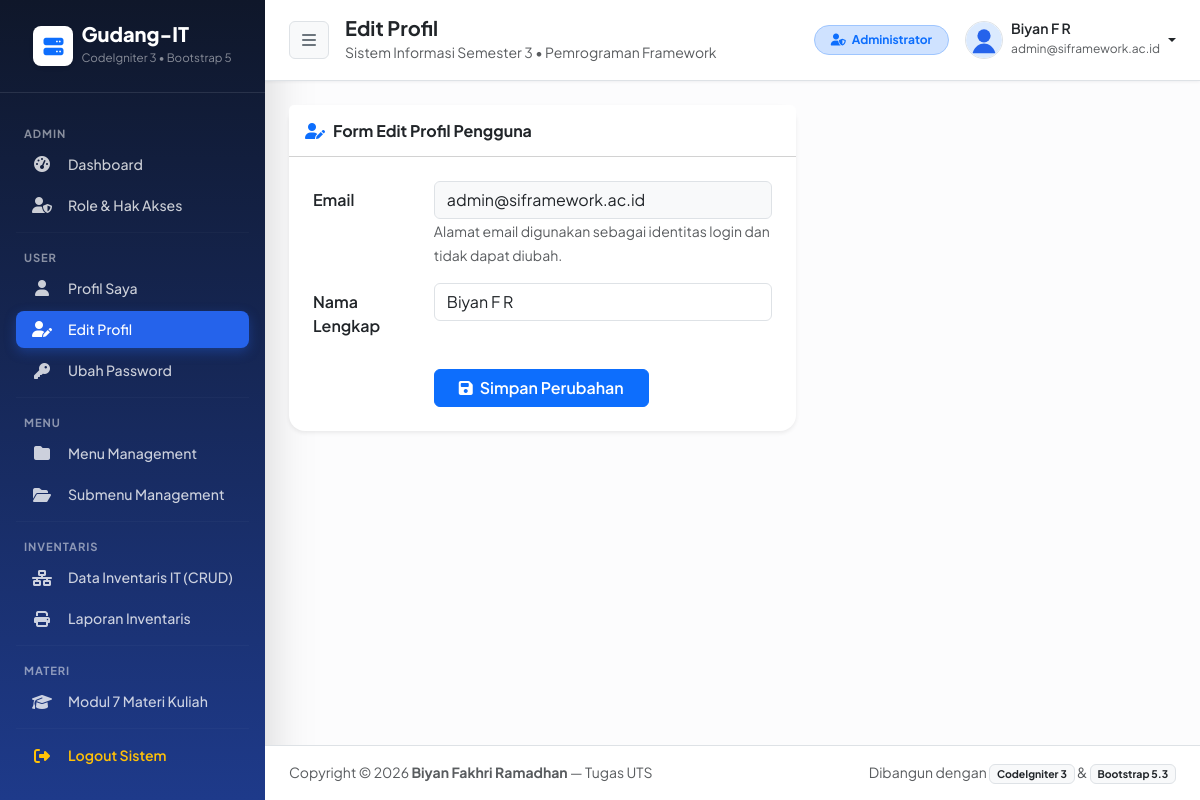
Screenshot of /index.php/user/edit (signed in) with the database file from the repository.
### tables this page shows
CREATE TABLE `user_menu` (
  `id` int(11) NOT NULL AUTO_INCREMENT,
  `menu` varchar(128) NOT NULL,
  PRIMARY KEY (`id`)
);

CREATE TABLE `user_sub_menu` (
  `id` int(11) NOT NULL AUTO_INCREMENT,
  `menu_id` int(11) NOT NULL,
  `title` varchar(128) NOT NULL,
  `url` varchar(128) NOT NULL,
  `icon` varchar(128) NOT NULL,
  `is_active` int(1) NOT NULL DEFAULT 1,
  PRIMARY KEY (`id`),
  KEY `menu_id` (`menu_id`)
);

CREATE TABLE `user` (
  `id` int(11) NOT NULL AUTO_INCREMENT,
  `name` varchar(128) NOT NULL,
  `email` varchar(128) NOT NULL,
  `image` varchar(128) NOT NULL DEFAULT 'default.svg',
  `password` varchar(256) NOT NULL,
  `role_id` int(11) NOT NULL,
  `is_active` int(1) NOT NULL DEFAULT 1,
  `date_created` int(11) NOT NULL,
  PRIMARY KEY (`id`),
  UNIQUE KEY `email` (`email`)
);

### application/controllers/User.php (called while the page is built, shortened)
<?php
class User extends CI_Controller
{
    public function __construct()
    {
        is_logged_in();
    }
    public function edit()
    {
        $data['title'] = 'Edit Profil';
        $data['user'] = $this->db->get_where('user', ['email' => $this->session->userdata('email')])->row_array();
        $this->form_validation->set_rules('name', 'Nama Lengkap', 'required|trim');
        if ($this->form_validation->run() == false) {
            $this->load->view('templates/header', $data);
            $this->load->view('templates/sidebar', $data);
            $this->load->view('templates/topbar', $data);
            $this->load->view('user/edit', $data);
            $this->load->view('templates/footer');
        }
    }
}

### index.php (called while the page is built, shortened)
<?php
require_once BASEPATH . 'core/CodeIgniter.php';

### application/helpers/wpu_helper.php (called while the page is built, shortened)
<?php
function is_logged_in()
{
    $ci = get_instance();
    if (!$ci->session->userdata('email')) {
        redirect('auth');
    } else {
        $menu = ucfirst(strtolower((string)$ci->uri->segment(1)));
        $queryMenu = $ci->db->get_where('user_menu', ['menu' => $menu])->row_array();
    }
}

### application/views/user/edit.php (the view, shortened to what this page needs)
<div class="row">
    <div class="col-lg-7">
        <div class="card border-0 shadow-sm rounded-4">
            <div class="card-header bg-white py-3">
                <h6 class="m-0 fw-bold text-dark"><i class="fas fa-user-edit text-primary me-2"></i>Form Edit Profil Pengguna</h6>
            </div>
            <div class="card-body p-4">
                <form action="<?= base_url('user/edit'); ?>" method="post">
                    <div class="mb-3 row">
                        <label for="email" class="col-sm-3 col-form-label fw-semibold small">Email</label>
                        <div class="col-sm-9">
                            <input type="text" class="form-control bg-light" id="email" name="email" value="<?= $user['email']; ?>" readonly>
                            <small class="text-muted">Alamat email digunakan sebagai identitas login dan tidak dapat diubah.</small>
                        </div>
                    </div>
                    <div class="mb-4 row">
                        <label for="name" class="col-sm-3 col-form-label fw-semibold small">Nama Lengkap</label>
                        <div class="col-sm-9">
                            <input type="text" class="form-control" id="name" name="name" value="<?= $user['name']; ?>">
                        </div>
                    </div>
                    <div class="row">
                        <div class="col-sm-9 offset-sm-3">
                            <button type="submit" class="btn btn-primary px-4 fw-semibold">
                                <i class="fas fa-save me-1"></i> Simpan Perubahan
                            </button>
                        </div>
                    </div>
                </form>
            </div>
        </div>
    </div>
</div>

### application/views/templates/sidebar.php
<aside id="sidebar-wrapper" class="sidebar-gradient text-white shadow-lg">
    <div class="sidebar-brand d-flex align-items-center justify-content-center py-4 px-3 border-bottom border-white border-opacity-10">
        <div class="brand-icon bg-white text-primary rounded-3 d-flex align-items-center justify-content-center me-2 shadow-sm" style="width:40px;height:40px;">
            <i class="fas fa-server fa-lg"></i>
        </div>
        <div class="text-start">
            <div class="fw-extrabold fs-5 lh-1 tracking-tight">Gudang-IT</div>
            <small class="text-white-50" style="font-size: 0.72rem;">CodeIgniter 3 &bull; Bootstrap 5</small>
        </div>
    </div>
    <div class="sidebar-nav px-3 py-3">
        <?php
        $role_id = $this->session->userdata('role_id');
        $queryMenu = "SELECT `user_menu`.`id`, `menu`
                        FROM `user_menu` JOIN `user_access_menu`
                          ON `user_menu`.`id` = `user_access_menu`.`menu_id`
                       WHERE `user_access_menu`.`role_id` = $role_id
                    ORDER BY `user_access_menu`.`menu_id` ASC";
        $menu = $this->db->query($queryMenu)->result_array();
        ?>
        <?php foreach ($menu as $m) : ?>
            <div class="sidebar-heading text-uppercase fw-bold text-white-50 mt-3 mb-1 px-2" style="font-size: 0.70rem; letter-spacing: 0.08em;">
                <?= $m['menu']; ?>
            </div>
            <?php
            $menuId = $m['id'];
            $querySubMenu = "SELECT *
                               FROM `user_sub_menu` JOIN `user_menu`
                                 ON `user_sub_menu`.`menu_id` = `user_menu`.`id`
                              WHERE `user_sub_menu`.`menu_id` = $menuId
                                AND `user_sub_menu`.`is_active` = 1";
            $subMenu = $this->db->query($querySubMenu)->result_array();
            ?>
            <?php foreach ($subMenu as $sm) : ?>
                <?php $isActive = ($title == $sm['title']) ? 'active' : ''; ?>
                <a href="<?= base_url($sm['url']); ?>" class="nav-link-sidebar d-flex align-items-center rounded-3 px-3 py-2 mb-1 text-decoration-none <?= $isActive; ?>">
                    <i class="<?= $sm['icon']; ?> me-3 text-center" style="width: 20px;"></i>
                    <span class="fw-medium" style="font-size: 0.88rem;"><?= $sm['title']; ?></span>
                </a>
            <?php endforeach; ?>
            <hr class="border-white border-opacity-10 my-2">
        <?php endforeach; ?>
        <a href="<?= base_url('auth/logout'); ?>" class="nav-link-sidebar d-flex align-items-center rounded-3 px-3 py-2 mt-2 text-decoration-none text-warning" data-bs-toggle="modal" data-bs-target="#logoutModal">
            <i class="fas fa-fw fa-sign-out-alt me-3 text-center" style="width: 20px;"></i>
            <span class="fw-semibold" style="font-size: 0.88rem;">Logout Sistem</span>
        </a>
    </div>
</aside>

### application/views/templates/topbar.php (shortened to what this page needs)
<div id="page-content-wrapper" class="w-100 d-flex flex-column min-vh-100">
      <nav class="navbar navbar-expand-lg navbar-light bg-white border-bottom shadow-xs px-4 py-3 sticky-top no-print">
          <div class="d-flex align-items-center">
              <button class="btn btn-light border me-3" id="sidebarToggle" title="Toggle Menu">
                  <i class="fas fa-bars text-secondary"></i>
              </button>
              <div>
                  <h5 class="mb-0 fw-bold text-dark"><?= $title; ?></h5>
                  <small class="text-muted">Sistem Informasi Semester 3 &bull; Pemrograman Framework</small>
              </div>
          </div>
          <div class="ms-auto d-flex align-items-center gap-3">
              <span class="badge <?= ($user['role_id'] == 1) ? 'bg-primary-subtle text-primary border border-primary-subtle' : 'bg-success-subtle text-success border border-success-subtle'; ?> px-3 py-2 rounded-pill d-none d-md-inline-block">
                  <i class="fas <?= ($user['role_id'] == 1) ? 'fa-user-shield' : 'fa-user-cog'; ?> me-1"></i>
                  <?= ($user['role_id'] == 1) ? 'Administrator' : 'Member / Teknisi'; ?>
              </span>
              <div class="dropdown">
                  <a class="d-flex align-items-center text-decoration-none dropdown-toggle text-dark" href="#" role="button" data-bs-toggle="dropdown">
                      <img src="<?= base_url('assets/img/' . $user['image']); ?>" alt="Profile" class="rounded-circle border me-2" width="38" height="38">
                      <div class="d-none d-sm-block text-start me-1">
                          <div class="fw-semibold lh-1" style="font-size:0.88rem;"><?= $user['name']; ?></div>
                          <small class="text-muted" style="font-size:0.75rem;"><?= $user['email']; ?></small>
                      </div>
                  </a>
              </div>
          </div>
      </nav>
      <main class="container-fluid px-4 py-4 flex-grow-1">

### assets/css/style.css (style rules this page uses)
body { font-family: 'Plus Jakarta Sans', -apple-system, BlinkMacSystemFont, sans-serif; background-color: #f4f7fe; color: #1e293b; }
.fw-extrabold { font-weight: 800; }
.shadow-xs { box-shadow: 0 1px 3px rgba(15, 23, 42, 0.06); }
#sidebar-wrapper { min-height: 100vh; width: 265px; flex-shrink: 0; background: linear-gradient(180deg, #0f172a 0%, #1e3a8a 100%); transition: margin 0.25s ease-out; }
.nav-link-sidebar { color: rgba(255, 255, 255, 0.78); transition: all 0.18s ease; }
.nav-link-sidebar.active { color: #ffffff; background-color: #2563eb; font-weight: 700; box-shadow: 0 4px 12px rgba(37, 99, 235, 0.35); }

### rows the page displays
user_menu: menu "ADMIN"
user_sub_menu: title "Dashboard"
user_sub_menu: title "Role & Hak Akses"
user_menu: menu "USER"
user_sub_menu: title "Profil Saya"
user_sub_menu: title "Edit Profil"
user_sub_menu: title "Ubah Password"
user_menu: menu "MENU"
user_sub_menu: title "Menu Management"
user_sub_menu: title "Submenu Management"
user_menu: menu "INVENTARIS"
user_sub_menu: title "Data Inventaris IT (CRUD)"
user_sub_menu: title "Laporan Inventaris"
user_menu: menu "MATERI"
user_sub_menu: title "Modul 7 Materi Kuliah"
user: image (placeholder picture), name "Biyan F R", email "admin@siframework.ac.id"

### other values shown
$title "Edit Profil"
